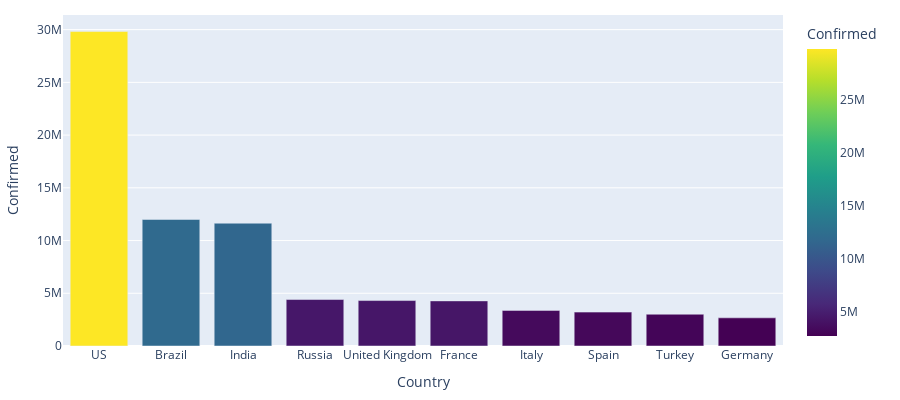

Notebook source saved alongside this figure:
### Code cell
threshold = 10
bar = px.bar(covid_df[['Country', sidebar]].dropna().sort_values(sidebar, ascending=False)[:threshold], 
    y=sidebar,
    x='Country', 
    color=sidebar,
    color_continuous_scale=px.colors.sequential.Viridis
)
bar.update_layout(
    height=400, 
    margin={"r":15,"t":15,"l":15,"b":15},
    paper_bgcolor='white'
)
bar.show()

### Figure 1 — Plotly figure (JSON) as saved in the notebook; plotly's stock layout.template omitted (floating-point values rounded to 4 significant figures)
{"data": [{"alignmentgroup": "True", "hovertemplate": "Country=%{x}<br>Confirmed=%{marker.color}<extra></extra>", "legendgroup": "", "marker": {"color": [29818528, 11998233, 11646081, 4407031, 4310195, 4277786, 3376376, 3212332, 3013122, 2670001], "coloraxis": "coloraxis"}, "name": "", "offsetgroup": "", "orientation": "v", "showlegend": false, "textposition": "auto", "type": "bar", "x": ["US", "Brazil", "India", "Russia", "United Kingdom", "France", "Italy", "Spain", "Turkey", "Germany"], "xaxis": "x", "y": [29818528, 11998233, 11646081, 4407031, 4310195, 4277786, 3376376, 3212332, 3013122, 2670001], "yaxis": "y"}], "layout": {"barmode": "relative", "coloraxis": {"colorbar": {"title": {"text": "Confirmed"}}, "colorscale": [[0, "#440154"], [0.1111, "#482878"], [0.2222, "#3e4989"], [0.3333, "#31688e"], [0.4444, "#26828e"], [0.5556, "#1f9e89"], [0.6667, "#35b779"], [0.7778, "#6ece58"], [0.8889, "#b5de2b"], [1, "#fde725"]]}, "height": 400, "legend": {"tracegroupgap": 0}, "margin": {"b": 15, "l": 15, "r": 15, "t": 15}, "paper_bgcolor": "white", "xaxis": {"anchor": "y", "domain": [0, 1], "title": {"text": "Country"}}, "yaxis": {"anchor": "x", "domain": [0, 1], "title": {"text": "Confirmed"}}}}
